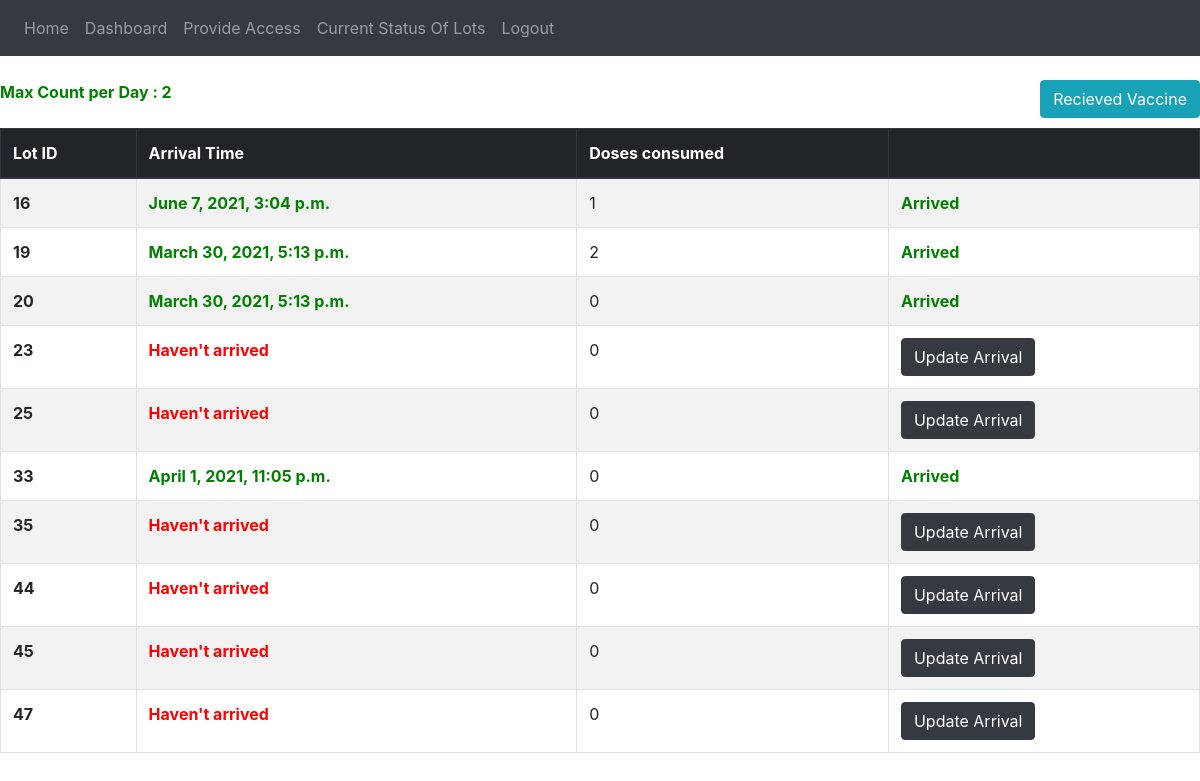
Screenshot of /dashboard/center/ulhasnagar/ (signed in) with the database file from the repository.
### vaccine_app/models.py (models this page shows, shortened)
class Center(models.Model):
    centerPrimaryKey = models.AutoField(primary_key=True)
    centerId = models.UUIDField(default=uuid.uuid4, editable=False, unique=True)
    district = models.ForeignKey(District, on_delete=models.CASCADE, related_name="Center")
    name = models.CharField(max_length=255, unique=True)
    maxCountPerDate = models.IntegerField(default=10)
    population = models.IntegerField(default=1)

class CenterVaccineData(models.Model):
    center = models.ForeignKey(Center, on_delete=models.CASCADE, related_name="centerVaccine")
    lot = models.OneToOneField(VaccineLot, on_delete=models.CASCADE, related_name="centerVaccine")
    arrivalTimestamp = models.DateTimeField(blank = True, null=True, default=None)

class VaccineLot(models.Model):
    lotId = models.AutoField(primary_key=True)
    status=models.CharField(max_length = 20, choices = lot_status, default = 'produced')
    productionTimestamp = models.DateTimeField(auto_now_add=True)
    departureTimestamp = models.DateTimeField(blank = True, null=True, default=None)
    countOfDosesConsumed = models.IntegerField(default = 0)

### vaccine_app/views.py (the view)
# urls.py: path('dashboard/center/<name>/',views.center_dash,name='center_dash'),
@login_required
def center_dash(request,name):
    if name=="":
        return redirect('dashboard')
    if verify(request,"center",name):
        center_obj=Center.objects.get(name=name)
        vaccine_lots = CenterVaccineData.objects.filter(center = center_obj)
        return render(request,'center_dash.html',{'center_obj':center_obj,'vaccine_lots':vaccine_lots,'name':name})
    else:
        return redirect('dashboard')

### templates/center_dash.html
{% extends 'base.html' %}
{% block content %}
        <br>
        <a href="/center/{{name}}/receiverVaccination/" style="float: right;"><button type="button" class="btn btn-info">Recieved Vaccine</button></a>
        {% if center_obj.maxCountPerDate == 10 %}
        <br><br>
          <form method = "POST" action="/center/{{name}}/updateMaxCountPerDate/" style="margin:50px;">
            {% csrf_token %}
            <div class="form-row">
              <div class="form-group col-md-12">
                <label for="max_count">Maximum Count per Day:</label>
                <input type="number" class="form-control" id="max_count" name="max_count" placeholder="Enter Max Count" min="1">
              </div>
            </div>
            <button class="btn btn-dark">Submit</button>
          </form>
        {% else %}
          <b style="color: green;">Max Count per Day : {{center_obj.maxCountPerDate}}</b>
        {% endif %}
        <br><br>
        <table class="table table-striped table-bordered">
            <thead>
              <tr class="thead-dark">
                <th scope="col">Lot ID</th>
                <th scope="col">Arrival Time</th>
                <th scope="col">Doses consumed</th>
                <th scope="col"></th>
              </tr>
            </thead>
            <tbody>
            {% for lot in vaccine_lots %}
              <tr>
                <th scope="row">{{ lot.lot.lotId }}</th>
                <td>
                  {% if lot.arrivalTimestamp == None %}
                    <b style="color:red;">Haven't arrived</b>
                  {% else %}
                    <b style="color:green;">{{lot.arrivalTimestamp}}</b>
                  {% endif %}
                </td>
                <td>{{lot.lot.countOfDosesConsumed}}</td>
                <td>
                  {% if lot.arrivalTimestamp == None %}
                    <a href="/center/{{name}}/updateArrivalTimeCenter/{{ lot.lot.lotId }}"><button type="button" class="btn btn-dark">Update Arrival</button></a>
                  {% else %}
                    <b style="color:green;">Arrived</b>
                  {% endif %}
              </tr>
            {% endfor %}
            </tbody>
          </table>
{% endblock content %}

### rows the page displays
Center: maxCountPerDate "2"
CenterVaccineData: lot.lotId "16", arrivalTimestamp "June 7, 2021, 3:04 p.m.", lot.countOfDosesConsumed "1", shows "Arrived"
CenterVaccineData: lot.lotId "19", arrivalTimestamp "March 30, 2021, 5:13 p.m.", lot.countOfDosesConsumed "2", shows "Arrived"
CenterVaccineData: lot.lotId "20", arrivalTimestamp "March 30, 2021, 5:13 p.m.", lot.countOfDosesConsumed "0", shows "Arrived"
CenterVaccineData: lot.lotId "23", shows "Haven't arrived", lot.countOfDosesConsumed "0"
CenterVaccineData: lot.lotId "25", shows "Haven't arrived", lot.countOfDosesConsumed "0"
CenterVaccineData: lot.lotId "33", arrivalTimestamp "April 1, 2021, 11:05 p.m.", lot.countOfDosesConsumed "0", shows "Arrived"
CenterVaccineData: lot.lotId "35", shows "Haven't arrived", lot.countOfDosesConsumed "0"
CenterVaccineData: lot.lotId "44", shows "Haven't arrived", lot.countOfDosesConsumed "0"
CenterVaccineData: lot.lotId "45", shows "Haven't arrived", lot.countOfDosesConsumed "0"
CenterVaccineData: lot.lotId "47", shows "Haven't arrived", lot.countOfDosesConsumed "0"
